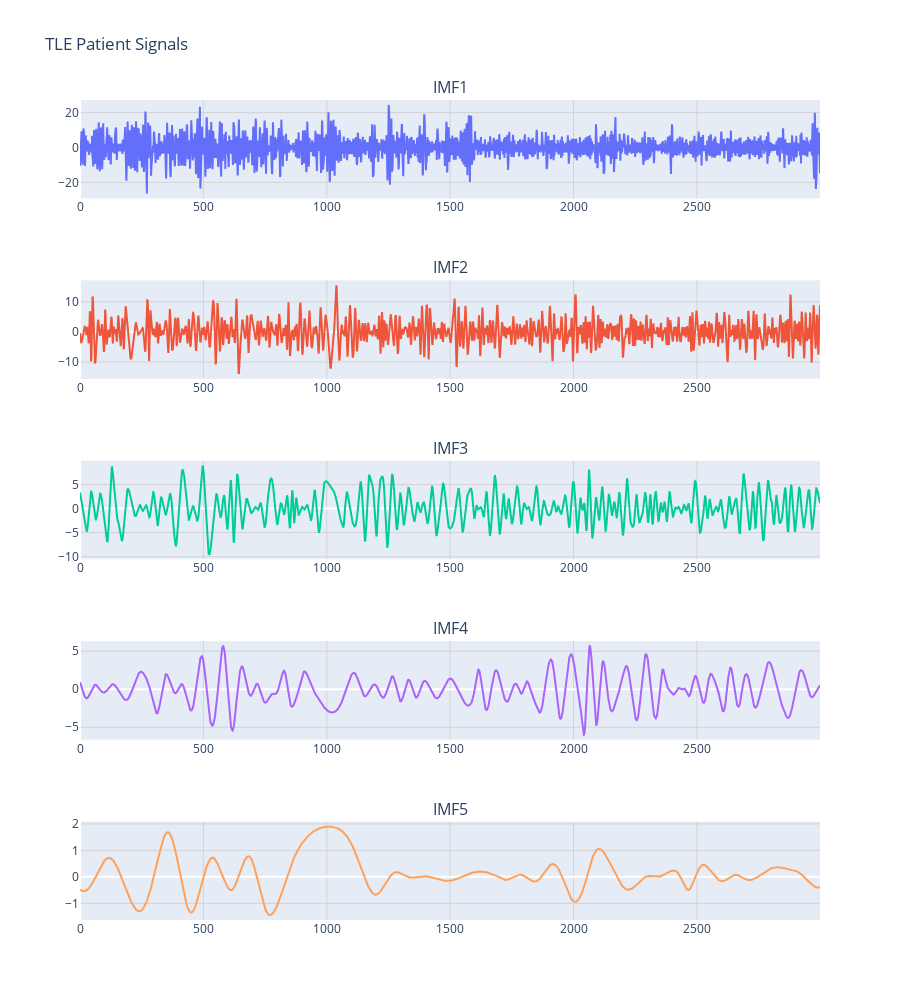

Notebook code for this chart:
### Code cell
fig = make_subplots(rows=5, cols=1, subplot_titles=("IMF1", "IMF2", "IMF3", "IMF4", "IMF5"))

# Add line plots for each IMF
fig.add_trace(go.Scatter(y=org_TLE_df['IMF1'], mode='lines', name='IMF1'), row=1, col=1)
fig.add_trace(go.Scatter(y=org_TLE_df['IMF2'], mode='lines', name='IMF2'), row=2, col=1)
fig.add_trace(go.Scatter(y=org_TLE_df['IMF3'], mode='lines', name='IMF3'), row=3, col=1)
fig.add_trace(go.Scatter(y=org_TLE_df['IMF4'], mode='lines', name='IMF4'), row=4, col=1)
fig.add_trace(go.Scatter(y=org_TLE_df['IMF5'], mode='lines', name='IMF5'), row=5, col=1)

# Update layout
fig.update_layout(height=1000, showlegend=False, title_text="TLE Patient Signals")

for i in range(1, 6):
    fig.update_xaxes(showgrid=True, gridwidth=1, gridcolor='LightGrey', row=i, col=1)
    fig.update_yaxes(showgrid=True, gridwidth=1, gridcolor='LightGrey', row=i, col=1)

# Show the figure
fig.show()

### Figure 1 — Plotly figure (JSON) as saved in the notebook; plotly's stock layout.template omitted (floating-point values rounded to 4 significant figures; data arrays with more than 128 entries replaced by an {"elided": "..."} marker saying what was removed)
{"data": [{"mode": "lines", "name": "IMF1", "type": "scatter", "xaxis": "x", "y": {"elided": "3000 float values"}, "yaxis": "y"}, {"mode": "lines", "name": "IMF2", "type": "scatter", "xaxis": "x2", "y": {"elided": "3000 float values"}, "yaxis": "y2"}, {"mode": "lines", "name": "IMF3", "type": "scatter", "xaxis": "x3", "y": {"elided": "3000 float values"}, "yaxis": "y3"}, {"mode": "lines", "name": "IMF4", "type": "scatter", "xaxis": "x4", "y": {"elided": "3000 float values"}, "yaxis": "y4"}, {"mode": "lines", "name": "IMF5", "type": "scatter", "xaxis": "x5", "y": {"elided": "3000 float values"}, "yaxis": "y5"}], "layout": {"annotations": [{"font": {"size": 16}, "showarrow": false, "text": "IMF1", "x": 0.5, "xanchor": "center", "xref": "paper", "y": 1, "yanchor": "bottom", "yref": "paper"}, {"font": {"size": 16}, "showarrow": false, "text": "IMF2", "x": 0.5, "xanchor": "center", "xref": "paper", "y": 0.78, "yanchor": "bottom", "yref": "paper"}, {"font": {"size": 16}, "showarrow": false, "text": "IMF3", "x": 0.5, "xanchor": "center", "xref": "paper", "y": 0.56, "yanchor": "bottom", "yref": "paper"}, {"font": {"size": 16}, "showarrow": false, "text": "IMF4", "x": 0.5, "xanchor": "center", "xref": "paper", "y": 0.34, "yanchor": "bottom", "yref": "paper"}, {"font": {"size": 16}, "showarrow": false, "text": "IMF5", "x": 0.5, "xanchor": "center", "xref": "paper", "y": 0.12, "yanchor": "bottom", "yref": "paper"}], "height": 1000, "showlegend": false, "title": {"text": "TLE Patient Signals"}, "xaxis": {"anchor": "y", "domain": [0, 1], "gridcolor": "LightGrey", "gridwidth": 1, "showgrid": true}, "xaxis2": {"anchor": "y2", "domain": [0, 1], "gridcolor": "LightGrey", "gridwidth": 1, "showgrid": true}, "xaxis3": {"anchor": "y3", "domain": [0, 1], "gridcolor": "LightGrey", "gridwidth": 1, "showgrid": true}, "xaxis4": {"anchor": "y4", "domain": [0, 1], "gridcolor": "LightGrey", "gridwidth": 1, "showgrid": true}, "xaxis5": {"anchor": "y5", "domain": [0, 1], "gridcolor": "LightGrey", "gridwidth": 1, "showgrid": true}, "yaxis": {"anchor": "x", "domain": [0.88, 1], "gridcolor": "LightGrey", "gridwidth": 1, "showgrid": true}, "yaxis2": {"anchor": "x2", "domain": [0.66, 0.78], "gridcolor": "LightGrey", "gridwidth": 1, "showgrid": true}, "yaxis3": {"anchor": "x3", "domain": [0.44, 0.56], "gridcolor": "LightGrey", "gridwidth": 1, "showgrid": true}, "yaxis4": {"anchor": "x4", "domain": [0.22, 0.34], "gridcolor": "LightGrey", "gridwidth": 1, "showgrid": true}, "yaxis5": {"anchor": "x5", "domain": [0, 0.12], "gridcolor": "LightGrey", "gridwidth": 1, "showgrid": true}}}
